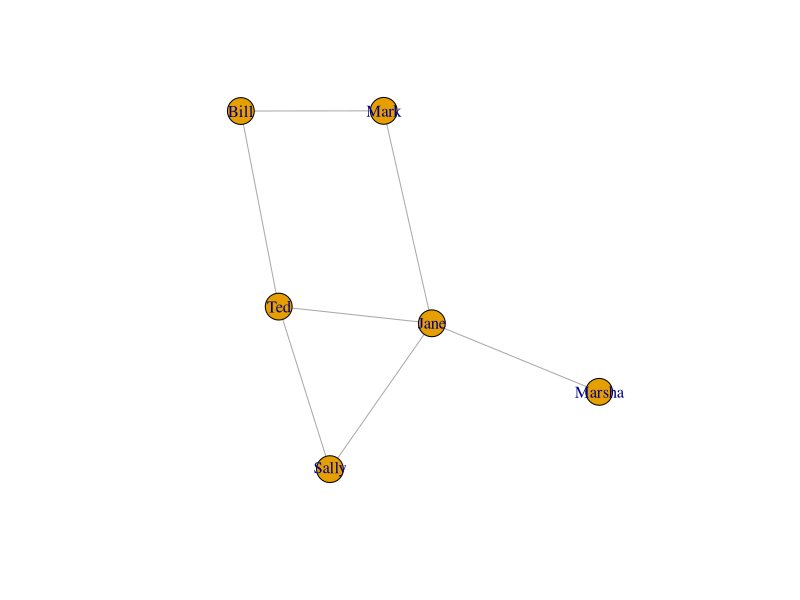
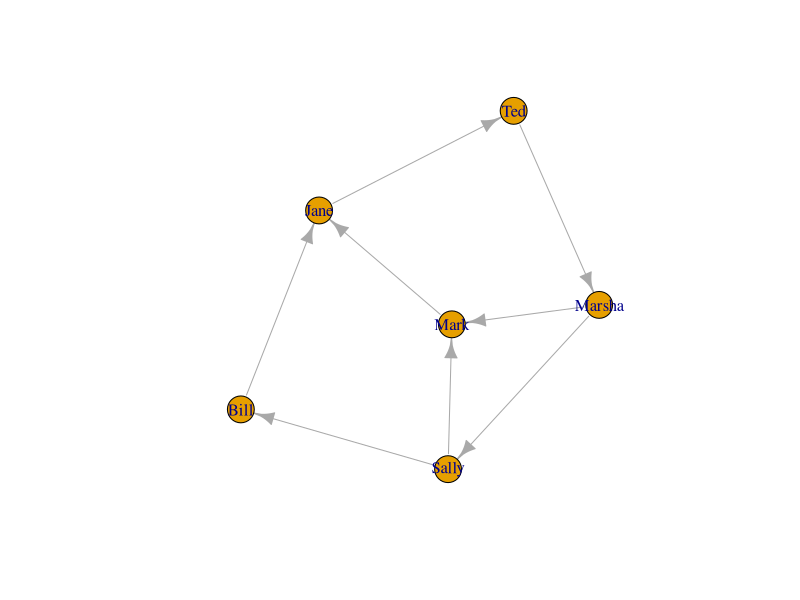
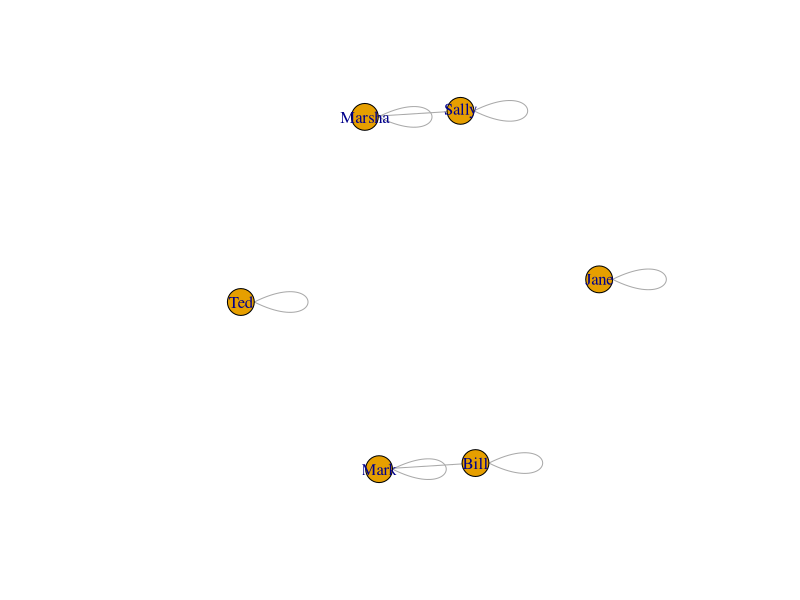
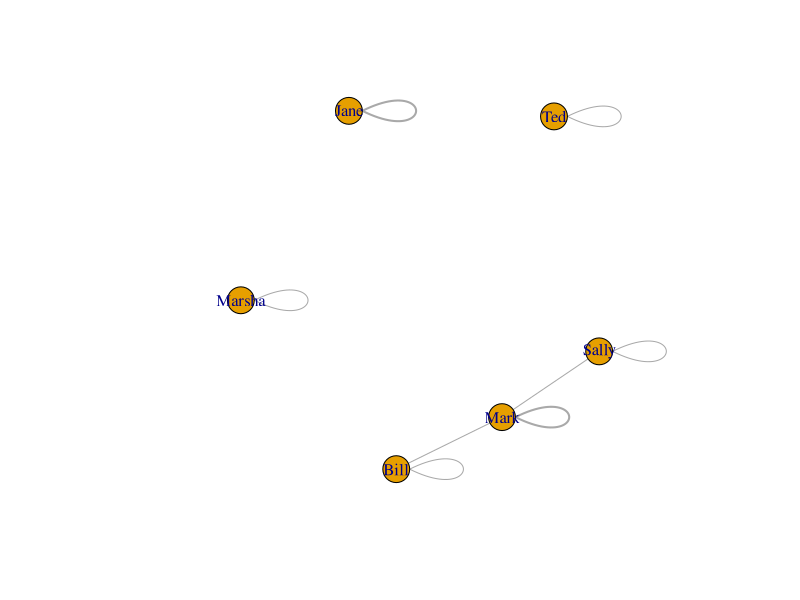
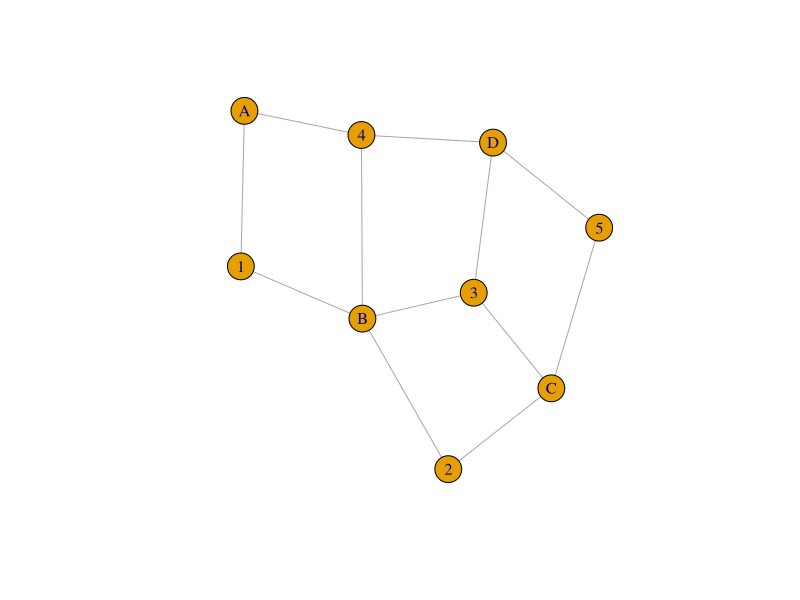
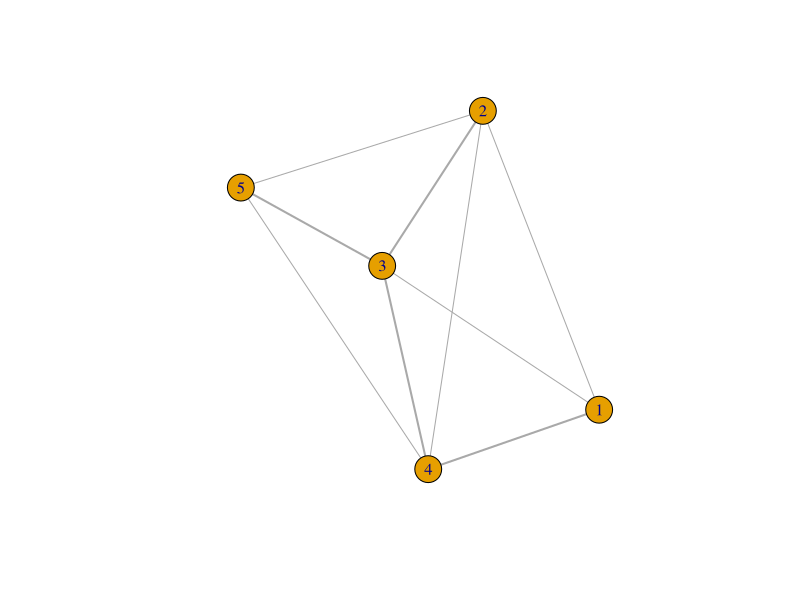
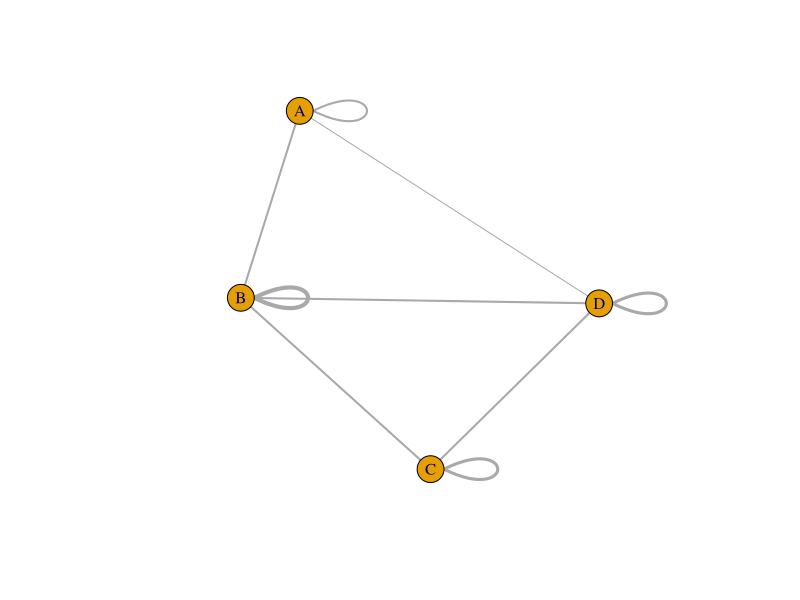

Reproduce these figures in R, in order. (Note: this script raises an error after producing the figures.)
## ---- chunk 1

A = c(0,1,0,0,1,0,1,0,1,1,0,0,0,1,0,1,1,1,0,1,1,0,0,0,1,0,1,0,0,0,0,0,1,0,0,0) # Matrix 6.2 in Newman
A = matrix(A, 6,6)
colnames(A) = c("Bill", "Ted", "Jane", "Sally", "Mark", "Marsha") # I like to have names to make this easier.
rownames(A) = c("Bill", "Ted", "Jane", "Sally", "Mark", "Marsha")
A
## ---- chunk 2
library(igraph)
g = graph.adjacency(A, mode='undirected')
plot(g, show.arrows=F)
## ---- chunk 3
dirA = c(0,0,0,1,0,0,0,0,1,0,0,0,1,0,0,0,1,0,0,0,0,0,0,1,0,0,0,1,0,1,0,1,0,0,0,0) # Matrix 6.6 in Newman (directed)
dirA = matrix(dirA, 6, 6)
colnames(dirA) = c("Bill", "Ted", "Jane", "Sally", "Mark", "Marsha") # I like to have names to make this easier.
rownames(dirA) = c("Bill", "Ted", "Jane", "Sally", "Mark", "Marsha")
dirA
c = graph.adjacency(dirA)
plot(c)
## ---- chunk 4
dirA = c(0,0,0,1,0,0,0,0,1,0,0,0,1,0,0,0,1,0,0,0,0,0,0,1,0,0,0,1,0,1,0,1,0,0,0,0) # Matrix 6.6 in Newman (directed)
dirA = matrix(dirA, 6, 6)
colnames(dirA) = c("Bill", "Ted", "Jane", "Sally", "Mark", "Marsha") # I like to have names to make this easier.
rownames(dirA) = c("Bill", "Ted", "Jane", "Sally", "Mark", "Marsha")
cocitation = function(mat) { # Formula 6.8 in Newman.
  C = mat %*% t(mat)
  return(C)
}


new = cocitation(dirA)
new
g = graph.adjacency(new, weighted=T, mode="undirected")
plot(g)

## ---- chunk 5
bibCoupling = function(mat) { # Newman 6.11
  B = t(mat) %*% mat
  return(B)
}

new = bibCoupling(dirA)
new
g = graph.adjacency(new, weighted=T, mode="undirected")
plot(g, edge.width=E(g)$weight)
## ---- chunk 6
B = c(1,0,0,1,0,1,1,1,1,0,0,1,1,0,1,0,0,1,1,1)
B = matrix(B, byrow = T, 4,5)  # Matrix 6.16 in Newman
colnames(B) = c(1,2,3,4,5)
rownames(B) = c("A", "B", "C", "D")

B
g = graph.incidence(B)
plot(g)
## ---- chunk 7
B = c(1,0,0,1,0,1,1,1,1,0,0,1,1,0,1,0,0,1,1,1)
B = matrix(B, byrow = T, 4,5)  # Matrix 6.16 in Newman
colnames(B) = c(1,2,3,4,5)
rownames(B) = c("A", "B", "C", "D")

# Newman p. 126
P = t(B) %*% B # Converts the matrix into something similar to an adjacency matrix. Pij is the number of groups to which both i and j belong.
diag(P) = 0 # Set the diagonal elements to 0 to convert P into an adjacency matrix.
P
g = graph.adjacency(P, mode='undirected', weighted=T)
plot(g, edge.width=E(g)$weight)
## ---- chunk 8
B = c(1,0,0,1,0,1,1,1,1,0,0,1,1,0,1,0,0,1,1,1)
B = matrix(B, byrow = T, 4,5)  # Matrix 6.16 in Newman
colnames(B) = c(1,2,3,4,5)
rownames(B) = c("A", "B", "C", "D")

# Newman p. 126
Pp = B %*% t(B) # Project to an adjacency matrix.
Pp # The diagonals here represent the number of members of each group.
g = graph.adjacency(Pp, mode='undirected', weighted=T)
plot(g, edge.width=E(g)$weight)
## ---- chunk 9
B = c(1,0,0,1,0,1,1,1,1,0,0,1,1,0,1,0,0,1,1,1)
B = matrix(B, byrow = T, 4,5)  # Matrix 6.16 in Newman
colnames(B) = c(1,2,3,4,5)
rownames(B) = c("A", "B", "C", "D")

degree = function(mat, index) { # Newman 6.19
  return(sum(mat[index,]))
}

B
degree(B, 'B') # How many edges are connected to 'B' in the network. Also equivalent to the diagonal value in Pp.
Pp['B','B']

# Switching to a simpler matrix
A = c(0,1,0,0,1,0,1,0,1,1,0,0,0,1,0,1,1,1,0,1,1,0,0,0,1,0,1,0,0,0,0,0,1,0,0,0) # Matrix 6.2 in Newman
A = matrix(A, 6,6)
colnames(A) = c("Bill", "Ted", "Jane", "Sally", "Mark", "Marsha") # I like to have names to make this easier.
rownames(A) = c("Bill", "Ted", "Jane", "Sally", "Mark", "Marsha")

# Number of edge ends, 6.20
m2 = sum(A)
m2

# Mean Degree, 6.23
c = m2 / length(A[1,])
c
## ---- chunk 10

A = c(0,1,0,0,1,0,1,0,1,1,0,0,0,1,0,1,1,1,0,1,1,0,0,0,1,0,1,0,0,0,0,0,1,0,0,0) # Matrix 6.2 in Newman
A = matrix(A, 6,6)
colnames(A) = c("Bill", "Ted", "Jane", "Sally", "Mark", "Marsha") # I like to have names to make this easier.
rownames(A) = c("Bill", "Ted", "Jane", "Sally", "Mark", "Marsha")

# Number of edge ends, 6.20
m2 = sum(A)

# Mean Degree, 6.23
c = m2 / ncol(A)

# Density, 6.24
c / (ncol(A) - 1)
## ---- chunk 11

# In-degree, 6.25 (a) where i = 'Marsha'
kin = sum(dirA['Marsha',])
kin

# Out-degree. 6.25 (b) where j = 'Marsha'
kout = sum(dirA[,'Marsha'])
kout
## ---- chunk 12
dirA = c(0,0,0,1,0,0,0,0,1,0,0,0,1,0,0,0,1,0,0,0,0,0,0,1,0,0,0,1,0,1,0,1,0,0,0,0) # Matrix 6.6 in Newman (directed)
dirA = matrix(dirA, 6, 6)
colnames(dirA) = c("Bill", "Ted", "Jane", "Sally", "Mark", "Marsha") # I like to have names to make this easier.
rownames(dirA) = c("Bill", "Ted", "Jane", "Sally", "Mark", "Marsha")

numDirEdges = function(mat) { #6.26
   m = 0
   for(i in 1:length(mat[,1])){ # iterate over rows
    m = m + sum(dirA[i,])
   }
   return(m)
}
m = numDirEdges(dirA)
m

# Mean Degree, 6.28
c = m / length(dirA[1,])
c

## ---- chunk 13
library(expm)
A = c(0,1,0,0,1,0,1,0,1,1,0,0,0,1,0,1,1,1,0,1,1,0,0,0,1,0,1,0,0,0,0,0,1,0,0,0) # Matrix 6.2 in Newman
A = matrix(A, 6,6)
colnames(A) = c("Bill", "Ted", "Jane", "Sally", "Mark", "Marsha") # I like to have names to make this easier.
rownames(A) = c("Bill", "Ted", "Jane", "Sally", "Mark", "Marsha")

numPaths = function(A, len){ # 6.31
  N = 0
  for(i in 1:length(A[,1])) {
    for(j in 1:length(A[1,])) {
      if((A%^%len)[i,j] == len){
        N = N+1
      }
    }
  }
  return(N)
}
N = numPaths(A, 2)

# Finding the number of loops, 6.32
numLoops = function(A, len){
  return(sum(diag(A %^% len)))
}
L = numLoops(A, 3)
L

# Using eigenvalues to find number of loops, 6.33
numLoops = function(A, len){
  k = eigen(A)$values
  L = sum(k^len)
  return(L)
}
L = numLoops(A, 3)
L

## ---- chunk 14
#Newman p. 139.
library(expm)
geodesic = function(A, i, j) {
  done = FALSE
  count = 1
  
  while (done == F) {
    aij = A %^% count
    if(aij[i,j] > 0) {
      return(count)
    }
    count = count + 1
  }
}
geodesic(A, 2, 5)
## ---- chunk 15
ranWalk = function(A, n1, steps) { # Newman section 6.14
  P = c()
  for(i in 1:nrow(A)){
    P[i] = degree(A,i) / sum(A)
  }
  walk = c()
  
  for(i in n1:steps){ # i is number of steps we're on now.
   
   for(j in 1:nrow(A)) { # Node we're on now.
     prob = c()
     for(k in 1:nrow(A)) { # find next node.
       prob[k] = A[j,k]/degree(A,k) * P[k-1]
       #browser()
     }
     #browser()
     walk[j] = row.names(A)[which.max(prob)]
   }
  }
  
  return(walk)
}

walk = ranWalk(A, 2, 4)
walk
## ---- chunk 16
A = c(0,1,0,0,1,0,1,0,1,1,0,0,0,1,0,1,1,1,0,1,1,0,0,0,1,0,1,0,0,0,0,0,1,0,0,0) # Matrix 6.2 in Newman
A = matrix(A, 6,6)
colnames(A) = c("Bill", "Ted", "Jane", "Sally", "Mark", "Marsha") # I like to have names to make this easier.
rownames(A) = c("Bill", "Ted", "Jane", "Sally", "Mark", "Marsha")

degreeCent = function(A) { # Section 7.2
  cents = c()
  for(i in 1:nrow(A)){
    cents[i] = degree(A, i)
    names(cents)[i] = row.names(A)[i]
  }
  return(cents)
}

D = degreeCent(A)
D
## ---- chunk 17
A = c(0,1,0,0,1,0,1,0,1,1,0,0,0,1,0,1,1,1,0,1,1,0,0,0,1,0,1,0,0,0,0,0,1,0,0,0) # Matrix 6.2 in Newman
A = matrix(A, 6,6)
colnames(A) = c("Bill", "Ted", "Jane", "Sally", "Mark", "Marsha") # I like to have names to make this easier.
rownames(A) = c("Bill", "Ted", "Jane", "Sally", "Mark", "Marsha")

eigenCent = function(A, iter) { # Equation 7.6 in Newman 
  x = rep(1, nrow(A))
  for(i in 1:iter) {
    x = A %*% x
  }
  return(x/max(x))
}

E = eigenCent(A, 200)
E
## ---- chunk 18
dirA = c(0,0,0,1,0,0,0,0,1,0,0,0,1,0,0,0,1,0,0,0,0,0,0,1,0,0,0,1,0,1,0,1,0,0,0,0) # Matrix 6.6 in Newman (directed)
dirA = matrix(dirA, 6, 6)
colnames(dirA) = c("Bill", "Ted", "Jane", "Sally", "Mark", "Marsha") # I like to have names to make this easier.
rownames(dirA) = c("Bill", "Ted", "Jane", "Sally", "Mark", "Marsha")

katz = function(A, k=0) { # 7.12 (7.9) in Newman
  if(k == 0){
    k = max(as.numeric(eigen(A)$values))  # Directed graphs give complex number values.
  }
  alpha = 1/k - .05 # Slightly less than 1/max eigenvalue
  B = rep(1, nrow(A))
  x = rep(0, nrow(A)) #start with initial bad estimate of centrality
  for(i in 1:ncol(A)) {
    x = alpha*(A %*% x) + B
  }
  return(x)
}

x = katz(dirA)
x
## ---- chunk 19
dirA = c(0,0,0,1,0,0,0,0,1,0,0,0,1,0,0,0,1,0,0,0,0,0,0,1,0,0,0,1,0,1,0,1,0,0,0,0) # Matrix 6.6 in Newman (directed)
dirA = matrix(dirA, 6, 6)
colnames(dirA) = c("Bill", "Ted", "Jane", "Sally", "Mark", "Marsha") # I like to have names to make this easier.
rownames(dirA) = c("Bill", "Ted", "Jane", "Sally", "Mark", "Marsha")

pageRank = function(A) { # Eq. 7.17 in Newman
  D = diag(degreeCent(A))
  alpha = 1/(max(as.numeric(eigen(A)$values)) - .05)
  B = rep(1, nrow(A))
  x = D%*%solve(D-(alpha * A))%*%B
  row.names(x) = row.names(A)
  return(x)
}

x = pageRank(dirA)
x
## ---- chunk 20
dirA = c(0,0,0,1,0,0,0,0,1,0,0,0,1,0,0,0,1,0,0,0,0,0,0,1,0,0,0,1,0,1,0,1,0,0,0,0) # Matrix 6.6 in Newman (directed)
dirA = matrix(dirA, 6, 6)
colnames(dirA) = c("Bill", "Ted", "Jane", "Sally", "Mark", "Marsha") # I like to have names to make this easier.
rownames(dirA) = c("Bill", "Ted", "Jane", "Sally", "Mark", "Marsha")

hits = function(A) { # Based on the text of Newman 180-181 and ~7.24.
  # x = rep(1, ncol(A))
  # names(x) = colnames(A)
  # y = rep(1, ncol(A))
  # names(y) = colnames(A)
  # x = eigen(A %*% t(A))$vectors[,1] * x
  # y = t(A) %*% x
  # d = cbind(x, y)
  # colnames(d) = c("x", "y")
  x = eigenCent(A %*% t(A))
  y = eigenCent(t(A) %*% A)
  d = cbind(x,y)
  return(d)
}

hits(dirA)
## ---- chunk 21

closeness = function(A) { # 7.29
  C = c()
  n = nrow(A)
  for(i in 1:nrow(A)) {
    dist = 0
    for(j in 1:ncol(A)) {
      dist = dist + geodesic(A,i,j)
    }
    C[i] = n / dist
  }
  names(C) = row.names(A)
  return(C)
}

closeness(A)
## ---- chunk 22

betweenness = function(A) {
  geos = A
  bet = c()
  for(i in 1:nrow(A)){
    for(j in 1:ncol(A)) {
      geos[i,j] = geodesic(A,i,j)
    }
    bet[i] = length(which(geos[i,] != 0)) / ncol(A)
  }
  return(bet)
}

# This is incorrect, but I'm moving on.  Looking at the algorithms I can find online, this is very complex to implement.
betweenness(A)
## ---- chunk 23
cluster = function(A){  # 7.39
  top = 0
  bottom = numPaths(A, 2)
  for(i in 1:nrow(A)){
    for(j in 1:ncol(A)){
      for(k in 1:ncol(A)){
        if(i !=j && j != k && i != k){
          if(A[i,k] > 0 && A[j,k] > 0 && A[i,j] > 0){
            top = top + 1
          }
        }
      }
    }
  }
  C = top / bottom
  return(C)
}
cluster(A)
## ---- chunk 24

localCluster = function(A, i){  #7.42
  neighbors = which(A[i,] > 0)
  top = 0
  for(j in 1:length(neighbors)) {
    if(j < length(neighbors)){
      if(A[neighbors[j],neighbors[j+1]] > 0) {
        top = top + 1
      }
    }
  }
  k = degree(A,i)
  C = top/((1/2*k)*(k-1))
  return(C)
}

localCluster(A, 2)
## ---- chunk 25

# Using local clustering to get centralities of vertices.
LC = c()
for(i in 1:nrow(A)){
  LC[i] = localCluster(A, i)
  if(is.nan(LC[i])) {
    LC[i] = 0
  }
}
names(LC) = row.names(A)
LC
## ---- chunk 26
netCos = function(A, i,j){ # Using 7.48 because it accounts for weighted networks.
  library(expm)
  mat = A %^% 2
  top = A[i,] %*% A[j,]
  bottom = sqrt(mat[i,]) %*% sqrt(mat[j,])
  dist = top / bottom
  return(dist)
}

netCos(A, 1,4)

## ---- chunk 27

pearson = function(A,i,j) { # 7.52
  n = nrow(A)
  cov = (A[i,] - (n^1 * A[i,])) %*% (A[j,] - (n^1 * A[j,]))
  bottom = sqrt((A[i,] - (n^1 * A[i,]))^2) %*% sqrt((A[j,] - (n^1 * A[j,]))^2)
  r = cov / bottom
  return(r)
}

pearson(A, 1, 3)
## ---- chunk 28
regEq = function(A, i=0, j=0) { # 7.63
  k = max(as.numeric(eigen(A)$values))  # Directed graphs give complex number values.
  alpha = 1/k - .05 # Slightly less than 1/max eigenvalue
  I = diag(1, nrow(A), ncol(A))
  sim = matrix(0, nrow(A), ncol(A))
  for(i in 1:200){
    sim = (alpha * A) %*% (sim %*% A) + I
  }
  # D = diag(degreeCent(A))
  # print(D)
  # sim = (D - (alpha * A))^-1 %*% D
  if(i != 0 && j != 0){
    return(sim[i,j])
  }
  return(sim)
}

regEq(A)
## ---- chunk 29
A = c(0,1,0,0,1,0,1,0,1,1,0,0,0,1,0,1,1,1,0,1,1,0,0,0,1,0,1,0,0,0,0,0,1,0,0,0) # Matrix 6.2 in Newman
A = matrix(A, 6,6)
colnames(A) = c("Bill", "Ted", "Jane", "Sally", "Mark", "Marsha") # I like to have names to make this easier.
rownames(A) = c("Bill", "Ted", "Jane", "Sally", "Mark", "Marsha")
classes = c(1,2,1,1,2,2)
I = diag(1, nrow(A), ncol(A))

mod = function(A, classes, matrix = F) { # 7.69
  m2 = sum(A)
  mod = 0
  mat = A
  for(i in 1:nrow(A)) {
    for(j in 1:nrow(A)) {
      mat[i,j] = (A[i,j] - (degree(A,i) * degree(A,j) / m2)) 
      mod = mod + (mat[i,j] * I[classes[i],classes[j]])
    }
  }
  if(matrix == T) {
    return(mat)
  }
  mod = 1/m2 * mod
  return(mod)
}

mod(A, classes) # Gives exactly the same value as igraph's modularity function.
B = mod(A, classes, T) # Also the exact same matrix as igraph's modularity function.
B
## ---- chunk 30
A = c(0,1,0,0,1,0,1,0,1,1,0,0,0,1,0,1,1,1,0,1,1,0,0,0,1,0,1,0,0,0,0,0,1,0,0,0) # Matrix 6.2 in Newman
A = matrix(A, 6,6)
colnames(A) = c("Bill", "Ted", "Jane", "Sally", "Mark", "Marsha") # I like to have names to make this easier.
rownames(A) = c("Bill", "Ted", "Jane", "Sally", "Mark", "Marsha")
ages = c(15,20,17,18,22,21)
I = diag(1, nrow(A), ncol(A))

cov = function(A, scalar) { # 7.78
  m2 = sum(A)
  cov = 0
  for(i in 1:nrow(A)) {
    for(j in 1:nrow(A)) {
      cov = cov + ((A[i,j] - (degree(A,i) * degree(A,j) / m2))) * (scalar[i] * scalar[j])
    }
  }
  cov = 1/m2 * cov
  return(cov)
}

cov(A, ages)
## ---- chunk 31

assortDegree = function(A) { # 7.81
  m2 = sum(A)
  assort = 0
  for(i in 1:nrow(A)) {
    for(j in 1:nrow(A)) {
      assort = assort + (A[i,j]  - (degree(A,i) * degree(A,j) / m2)) * (degree(A,i) * degree(A,j))
    }
  }
  assort = 1/m2 * assort
  return(assort)
}

assortDegree(A)
